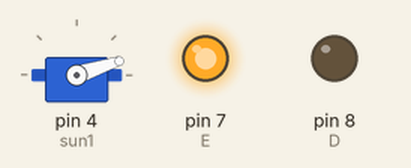
Bench run of a sketch on a simulated Arduino Uno, built with avr-gcc and run on an emulated ATmega328P. Parts: servo, output pins drawn as LEDs (lit = HIGH). Pins used as bus, display or sensor lines are not drawn.

Above: at 0.05 s.
At 0.35 s:
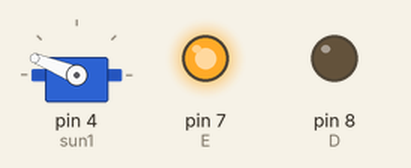
At 3.35 s:
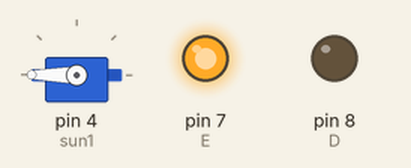
At 6.8 s:
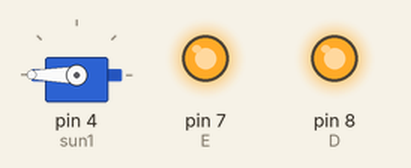
Timing chart, 0 to 8.9 s (numbered marks = the images above):
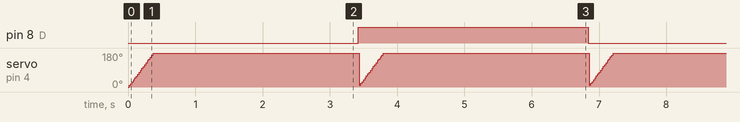

The sketch:

Stepper_2.ino
```cpp
#define E 7
#define D 8
#define S 9

#define STEPS 200

#define STEPTIME 1
#define SLEEP 3000

#define SERVO1 4

#include <Servo.h>

Servo sun1;
Servo sun2;

void setup() {
  // put your setup code here, to run once:
  Serial.begin (9600);
  pinMode (E, OUTPUT);
  pinMode (D, OUTPUT);
  pinMode (S, OUTPUT);

  sun1.attach (4);
  sun1.write (0);

  // Подаём питание на двигатель
  digitalWrite(E, 1);
}

void loop() {
  // put your main code here, to run repeatedly:


  // Задаём направление вращения по часовой стрелке
  digitalWrite(D, 0);

  // Делаем 50 шагов
  for (int i = 0; i < STEPS; ++i) {
    // Делаем шаг
    digitalWrite(S, HIGH);
    delay(STEPTIME);

    digitalWrite(S, LOW);
    delay(STEPTIME);

    sun1.write (i);
  }
  delay (SLEEP);
    digitalWrite(D, 1);

  // Делаем 50 шагов
  for (int i = 0; i < STEPS; ++i) {
    // Делаем шаг
    digitalWrite(S, HIGH);
    delay(STEPTIME);

    digitalWrite(S, LOW);
    delay(STEPTIME);

    sun1.write (i);
  }
  delay (SLEEP);

}
```

Measured:
- by itself, pin 8 (D): alternates HIGH for 3.4 s and LOW for 3.4 s
- by itself, servo on pin 4 (sun1): ramps from 8° to 180° and jumps back, once every 3.4 s
